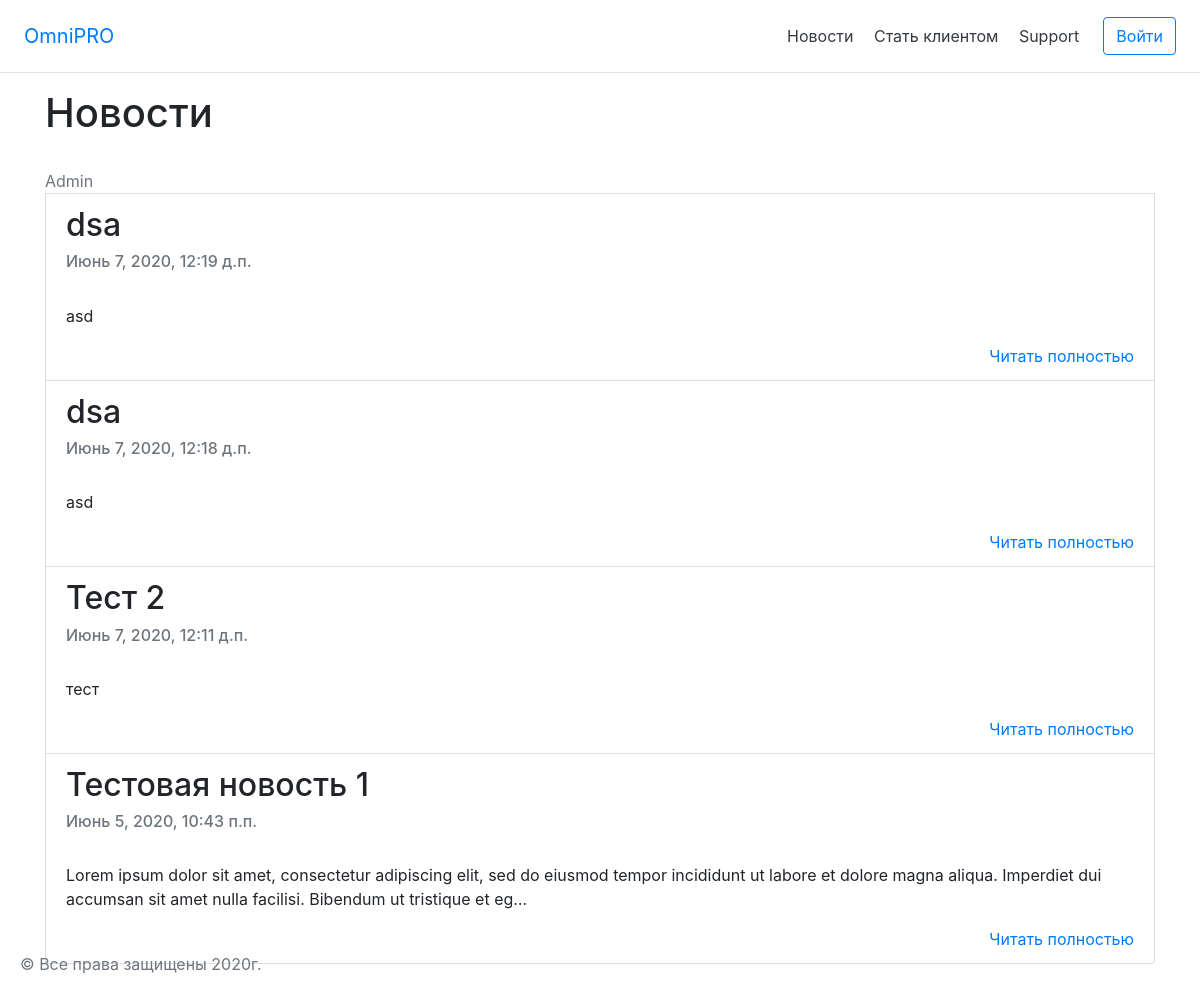
Page /news/ on the committed database.
### News/models.py (models this page shows, shortened)
class News(models.Model):
    title = models.CharField(max_length=128, verbose_name='Название Новости')
    date = models.DateTimeField(auto_now_add=True)
    post = models.TextField(verbose_name='Текст')
    isHidden = models.BooleanField(default=False)
    class Meta:
        verbose_name = 'Новость'
        verbose_name_plural = 'Новости'

### News/views.py (the view)
# urls.py: path('news/', newsViews.newsListView.as_view(), name='News'),
class newsListView(ListView):
    model = News
    template_name = 'News/news.html'
    context_object_name = 'list_news'
    ordering = ['-id']

### templates/News/News.html
{% extends 'wapper.html' %}
{% block content %}
<h1> Новости </h1>
    <br>
    <a class="text-muted" href="{%  url 'adminNews' %}"> Admin</a>
    {% for news in list_news %}
        <li class="list-group-item">
        <h2>{{news.title}}</h2>
        <h6 class="text-muted">{{ news.date }}</h6>
        <br>
        <p>{{ news.post|truncatechars:'200' }}</p>
        <a class="float-right" href="detail/{{ news.pk }}">Читать полностью</a>
        <br>
        </li>
    {% endfor %}
{% endblock %}

### templates/wapper.html (shortened to what this page needs)
<!DOCTYPE html>
<html lang="ru">
<head>
    {% load static %}
    <link rel="stylesheet" href="{% static 'bootstrap_4_4/css/bootstrap.min.css' %}"
          type="text/css">
</head>
<header>
    <div class="d-flex flex-column flex-md-row align-items-center p-3 px-md-4 mb-3 bg-white border-bottom box-shadow">
        <h5 class="my-0 mr-md-auto font-weight-normal navbar-brand"><a href="/">OmniPRO</a></h5>
        <nav class="my-2 my-md-0 mr-md-3">
            <a class="p-2 text-dark" href="{% url 'News' %}">Новости</a>
            <a class="p-2 text-dark" href="{% url 'joniAs' %}">Стать клиентом</a>
            <a type="button" class="p-2 text-dark" data-toggle="modal"
               data-target=".bd-modal-lg-support">Support</a>
        </nav>
        <a id="Enter" class="btn btn-outline-primary" href="{% url 'dashboard' %}">Войти</a>
    </div>
</header>
<body>
<main id="screenShotAria" role="main" class="container">
    {% block content %}
    {% endblock %}
</main>
<footer class="footer ">
    <div class="container-fluid" style="margin: 20px; position: fixed; bottom: 0;">
        <div class="row">
            <div class="text-muted text-right"> &copy; Все права защищены 2020г.</div>
        </div>
    </div>
</footer>
</body>
<div>
    <div id="SupportModal" class="modal-body">
    </div>
</div>
</html>

### rows in the picture
News: title "dsa", date "Июнь 7, 2020, 12:19 д.п.", post "asd"
News: title "dsa", date "Июнь 7, 2020, 12:18 д.п.", post "asd"
News: title "Тест 2", date "Июнь 7, 2020, 12:11 д.п.", post "тест"
News: title "Тестовая новость 1", date "Июнь 5, 2020, 10:43 п.п.", post "Lorem ipsum dolor sit amet, consectetur adipiscing elit, sed do eiusmod tempor incididunt ut labore et dolore magna aliqua. Imperdiet dui accumsan sit amet nulla facilisi. Bibendum ut tristique et eg…"
